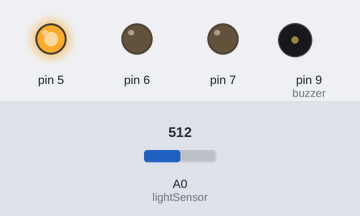
A sketch run on a simulated Arduino Uno, built with avr-gcc and run on an emulated ATmega328P. Parts: output pins drawn as LEDs (lit = HIGH), buzzer (waves = sounding, pin HIGH). The test bench sets the inputs (shaded band); at power-on: A0 (lightSensor) = 512. What the sketch prints to the serial monitor is not drawn.

Above: at 0.5 s.
At 2.5 s:
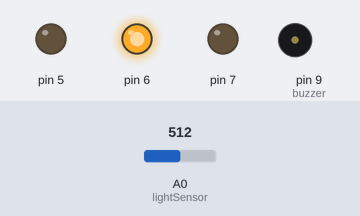
At 4.5 s:
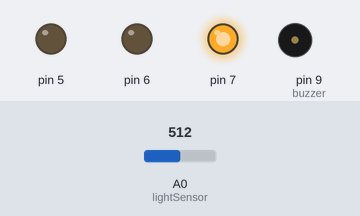
At 5.5 s:
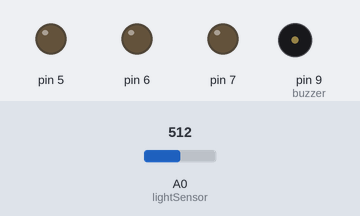
Timing chart, 0 to 7.8 s (numbered marks = the images above):
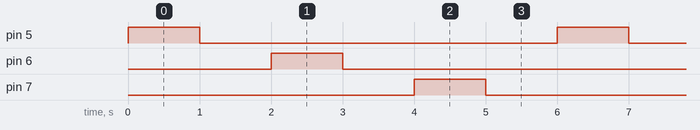

Measured:
- by itself, pin 5–7: alternates HIGH for 1.0 s and LOW for 5.0 s
- by itself, everything shown: repeats every 6.0 s, in 6 steps

The sketch:

led.ino
```cpp
/*
 * Traffic Lights + Buzzer
 * by Ana Raquel Campesan (@anazard)
 *
 *
 */

int led[3];
int buzzer = 9;
int lightSensor = 0;
int sensorValue;
int i;

void setup() {
  // put your setup code here, to run once:
  for(i=5;i<8;i++)
  {
    led[i-5] = i;
    pinMode(i, OUTPUT);
  }
  pinMode(buzzer, OUTPUT);
  Serial.begin(9600);
}

void loop() {
  // put your main code here, to run repeatedly:

  sensorValue = analogRead(lightSensor);
  Serial.println(sensorValue);
  if (sensorValue < 400)
  {
    //tone(buzzer, 31, 1000);
  }

  for(i=0;i<3;i++)
  {
    digitalWrite(led[i], HIGH);
    delay(1000);
    digitalWrite(led[i], LOW);
    delay(1000);
  }
}
```
